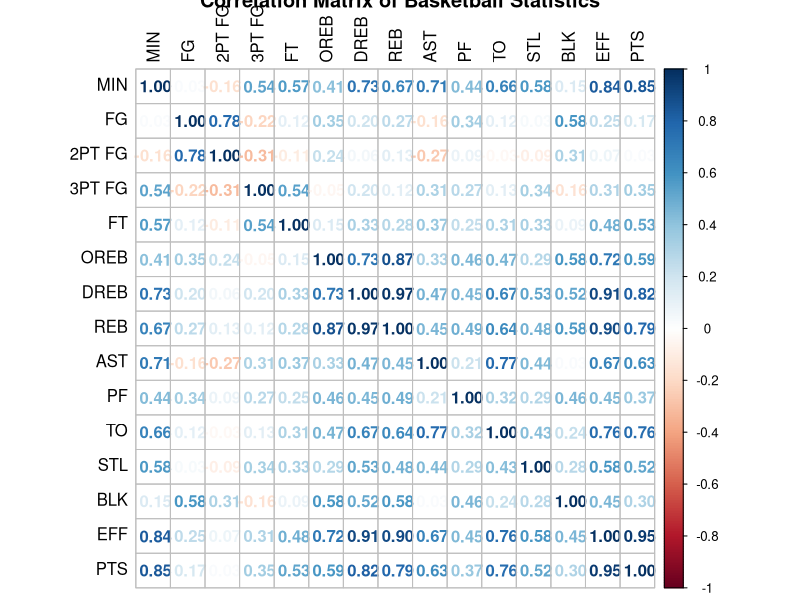

Reproduce this figure in R.
## ---- chunk 1
options(contrasts=c("contr.treatment","contr.treatment"))

if(!is.null(dev.list())) dev.off()
rm(list = ls())

library(readxl)
library(corrplot)
## ---- chunk 2
df <- read_excel("data_Eurobasket_2025.xlsx")

df <- as.data.frame(df)

rownames(df) <- df$PLAYER

df <- df[,-1] # remove player column after setting it as a rowname
## ---- chunk 3
summary(df)

df$Team <- as.factor(df$Team)

df$Position <- as.factor(df$Position)

str(df)
## ---- chunk 4
requested_var <- c("Position", "MIN", "FG", "2PT FG", "3PT FG", "FT", "OREB", "DREB", "REB", "AST", "PF", "TO", "STL", "BLK", "EFF", "PTS")

df_subset <- df[,requested_var]

cor_matrix <- cor(df_subset[,-1])
cor_matrix
corrplot(cor_matrix, method = "number", tl.col = "black", title = "Correlation Matrix of Basketball Statistics")

